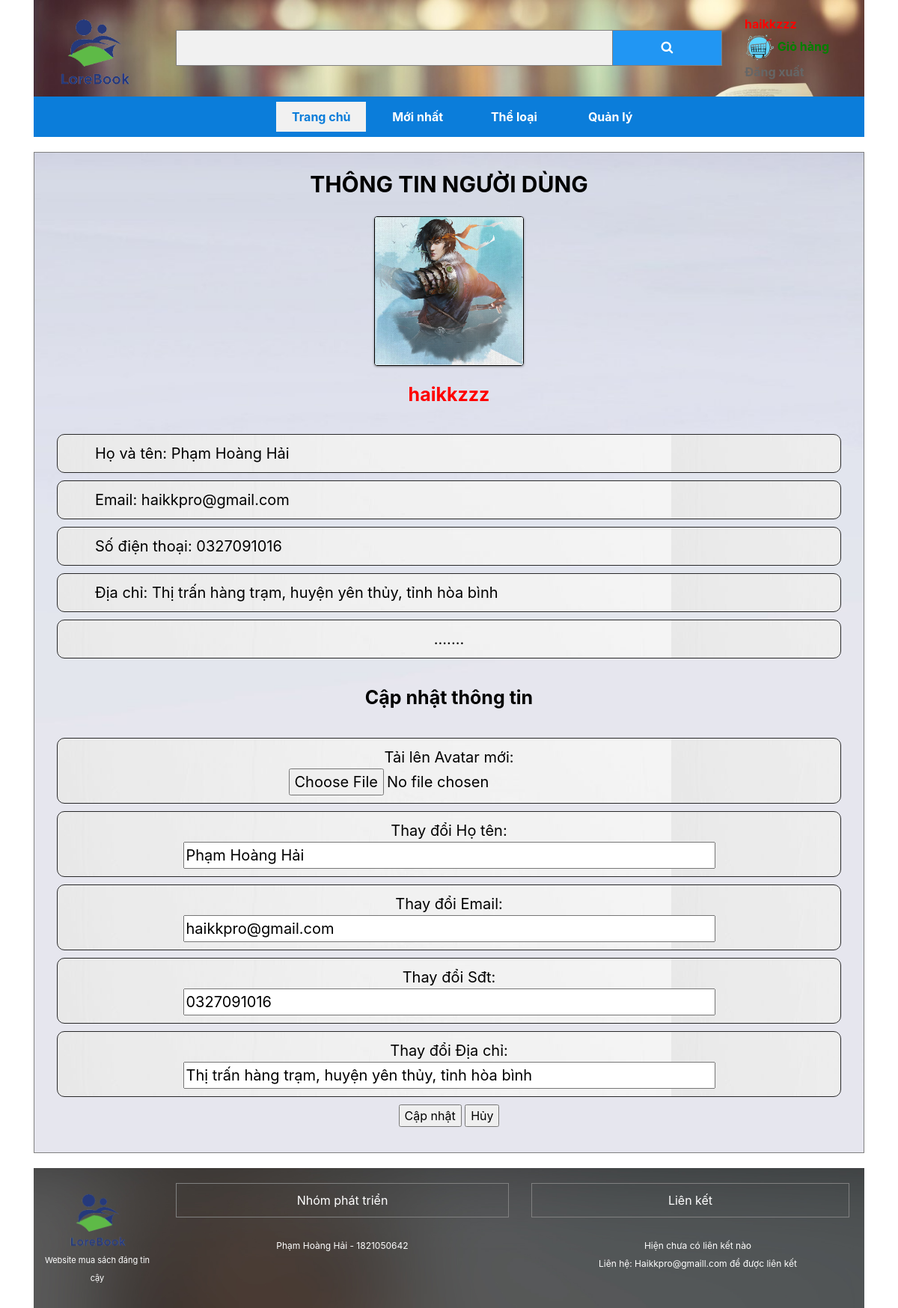
Screenshot of /nguoidung.php (signed in) with the database file from the repository.
### tables this page shows
CREATE TABLE `nguoidung` (
  `Tk` char(30) NOT NULL,
  `Mk` char(30) NOT NULL,
  `Hoten` varchar(50) NOT NULL,
  `Sdt` char(20) NOT NULL,
  `Email` varchar(50) NOT NULL,
  `Diachi` varchar(100) NOT NULL,
  `Quyen` int(1) NOT NULL,
  `Avt` varchar(100) NOT NULL
);

### nguoidung.php (the view, shortened to what this page needs)
<!DOCTYPE html>
<html>
  <head>
	 <link rel="stylesheet" href="css/bootstrap.css"/>
     <link rel="stylesheet" href="css/coban2.css"/>
	 <link rel="stylesheet" href="https://cdnjs.cloudflare.com/ajax/libs/font-awesome/4.7.0/css/font-awesome.min.css">
	 </head>
  <body><?php
  include_once 'header.php';
  require_once("xuly.php");
?>
    <body>
    <?php
    $nguoidung =$_SESSION['Tk'];
    $sql = "SELECT * FROM nguoidung WHERE Tk = '$nguoidung' ";
             $rows=mysqli_query($conn,$sql);
             $row=mysqli_fetch_array($rows);
    ?><div class=khung2 style=margin-bottom:20px;padding-top:20px>
    <form action="nguoidung.php" method="post" name="capnhat" onsubmit="" enctype="multipart/form-data">
    <span style=font-size:30px><b>THÔNG TIN NGƯỜI DÙNG</b></span><br>
    <?php
    if (empty($row['Avt'])) {
    echo '<img src=img/vodanh.png class=rounded width=200px height=200px style=margin-top:20px;margin-bottom:20px><br>';
}else{
    echo "<img src=user/".$row['Avt']." class=rounded width=200px height=200px style=margin-top:20px;margin-bottom:20px><br>";}
?>
  <span style=font-size:25px;color:red><b><?php echo $row['Tk']?></span></b><br><br>
  <div class=menua style="text-align:left;color:black;background-color:white;padding-left:50px;padding-right:50px">Họ và tên: <?php echo $row['Hoten']?></div>
  <div class=menua style="text-align:left;color:black;background-color:white;padding-left:50px;padding-right:50px">Email: <?php echo $row['Email']?></div>
  <div class=menua style="text-align:left;color:black;background-color:white;padding-left:50px;padding-right:50px">Số điện thoại: <?php echo $row['Sdt']?></div>
  <div class=menua style="text-align:left;color:black;background-color:white;padding-left:50px;padding-right:50px">Địa chỉ: <?php echo $row['Diachi']?></div>
  <div class=menua style="text-align:middle;color:black;background-color:white;padding-left:50px;padding-right:50px">.......</div>
<br>
<span style=font-size:25px><b>Cập nhật thông tin</b></span><br><br>
<div class=menua style="color:black;background-color:white;padding-left:50px;padding-right:50px"> Tải lên Avatar mới:
<br><input type="file" name="imageUp" id="imageUp"></div>
<div class=menua style="color:black;background-color:white;padding-left:50px;padding-right:50px"> Thay đổi Họ tên:
<br><input type="text" name="Hoten" size="50" value="<?php echo $row['Hoten'];?>"/></div>
<div class=menua style="color:black;background-color:white;padding-left:50px;padding-right:50px"> Thay đổi Email:
<br><input type="text" name="Email" size="50" value="<?php echo $row['Email'];?>"/></div>
<div class=menua style="color:black;background-color:white;padding-left:50px;padding-right:50px"> Thay đổi Sđt:
<br><input type="text" name="Sdt" size="50" value="<?php echo $row['Sdt'];?>"/></div>
<div class=menua style="color:black;background-color:white;padding-left:50px;padding-right:50px"> Thay đổi Địa chỉ:
<br><input type="text" name="Diachi" size="50" value="<?php echo $row['Diachi'];?>"/></div>
<input type="submit" name="capnhat" value="Cập nhật" />
            <input type="reset" name="" value="Hủy" />
            <br><br>
</div>
    <?php
  include_once 'footer.php';
?>
</body></html>

### css/coban2.css (style rules this page uses)
.menua { margin-top: 10px; margin-bottom: 10px; margin-left:30px; margin-right:30px; padding-left: 30px; padding-right: 30px; padding-top:10px; padding-bottom:10px; background-color: rgb(255, 255, 255); font-size: 20px; color: black; background-image: url("sach.jpg"); border: 1px solid rgb(40, 40, 41); -webkit-border-radius: 10px; -moz-border-radius: 10px; border-radius: 10px; }
.khung2 { border: 1px solid grey; color:black; text-align: center; padding-top:10px; padding-bottom:10px; margin-top:20px; background-image: url("cogai.jpg"); background-size: cover; }
.rounded { display: inline-block; border: solid 1px #000; overflow: hidden; -webkit-border-radius: 10px; -moz-border-radius: 10px; border-radius: 10px; -webkit-box-shadow: 0 1px 3px rgba(0, 0, 0, .4); -moz-box-shadow: 0 1px 3px rgba(0, 0, 0, .4); box-shadow: 0 1px 3px rgba(0, 0, 0, .4); }

### rows the page displays
nguoidung: Avt (picture), Tk "haikkzzz", Hoten "Phạm Hoàng Hải", Email "haikkpro@gmail.com", Sdt "0327091016", Diachi "Thị trấn hàng trạm, huyện yên thủy, tỉnh hòa bình"

### other values shown
$_SESSION['Tk'] "haikkzzz"
